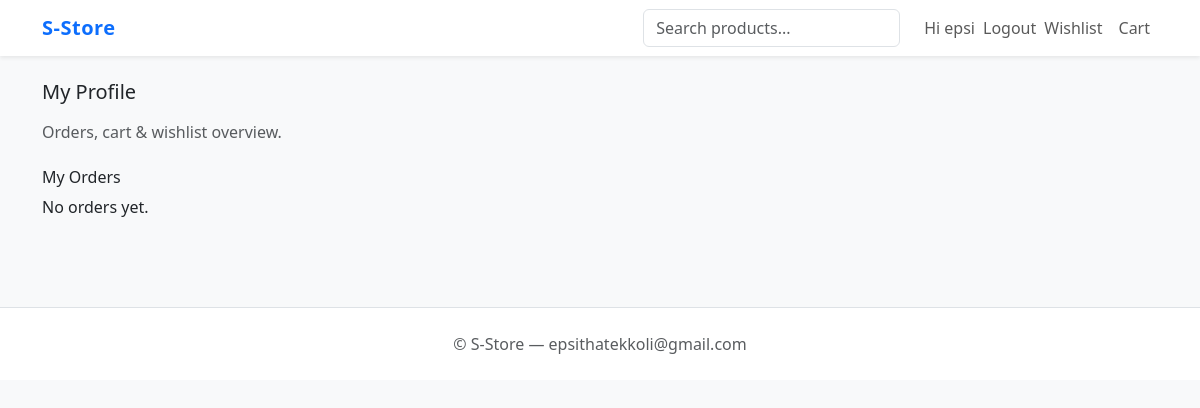
/accounts/profile/ (signed in), run on an earlier commit of the app's database.
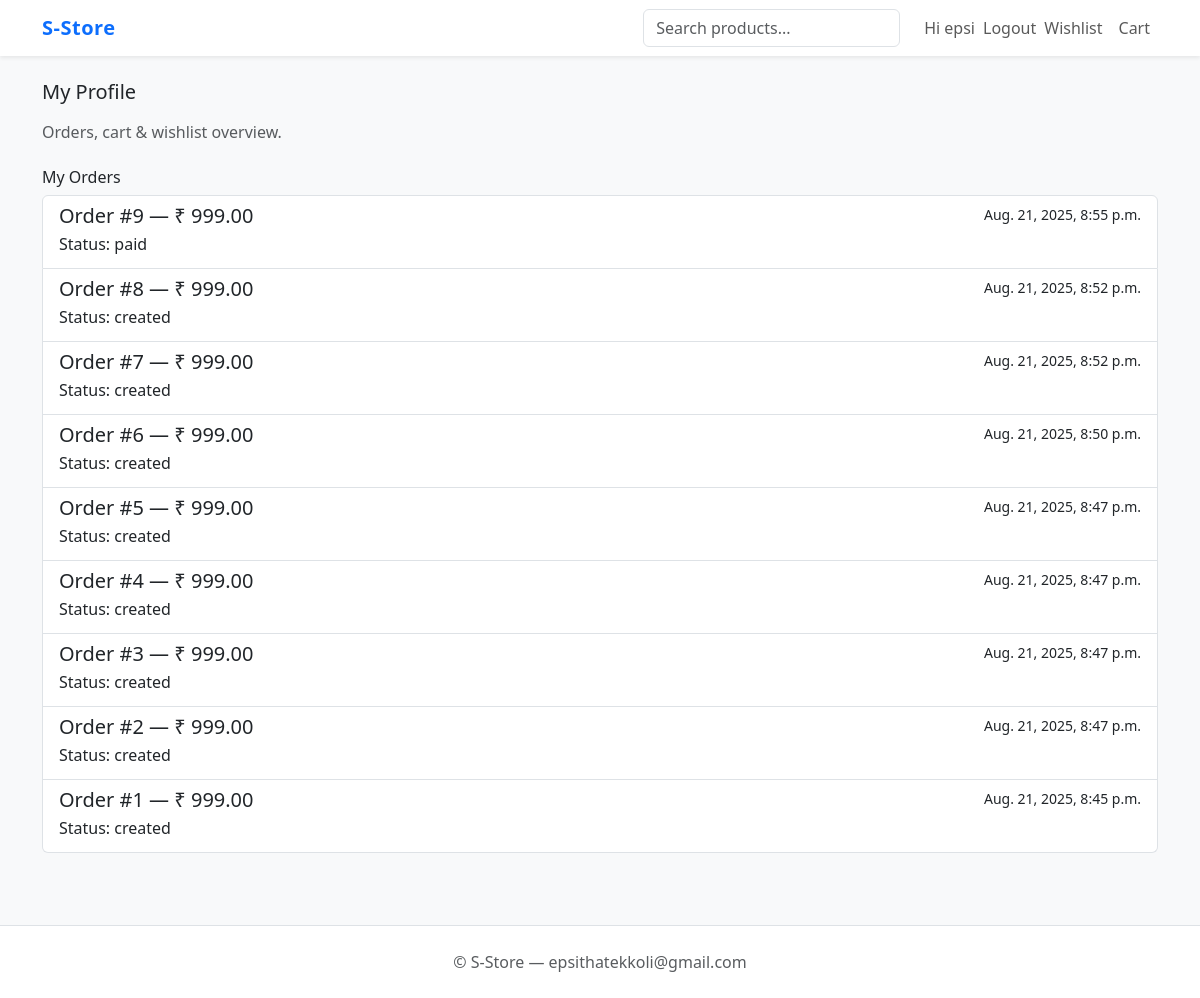
And on a later commit of the database.
### orders/models.py (models this page shows, shortened)
class Order(models.Model):
    user = models.ForeignKey(User, on_delete=models.CASCADE)
    total = models.DecimalField(max_digits=10, decimal_places=2)
    created_at = models.DateTimeField(auto_now_add=True)
    payment_id = models.CharField(max_length=100, blank=True)
    razorpay_order_id = models.CharField(max_length=100, blank=True)
    status = models.CharField(max_length=30, default='created')

### accounts/views.py (the view)
# urls.py: path('profile/', views.profile, name='profile'),
@login_required
def profile(request):
    orders = Order.objects.filter(user=request.user).order_by('-created_at')
    return render(request, 'accounts/profile.html', {'orders': orders})

### cart/context_processors.py (called while the page is built)
def cart_counts(request):
    cart = request.session.get('cart', {})
    qty = sum(item['qty'] for item in cart.values())
    return {'cart_count': qty}

### templates/accounts/profile.html
{% extends "base.html" %}
{% block content %}
<h1 class="h5 mb-3">My Profile</h1>
<p class="text-muted">Orders, cart & wishlist overview.</p>
<h2 class="h6 mt-4">My Orders</h2>
<div class="list-group">
  {% for o in orders %}
    <a class="list-group-item list-group-item-action">
      <div class="d-flex w-100 justify-content-between">
        <h5 class="mb-1">Order #{{ o.id }} — ₹ {{ o.total }}</h5>
        <small>{{ o.created_at }}</small>
      </div>
      <p class="mb-1">Status: {{ o.status }}</p>
    </a>
  {% empty %}
    <p>No orders yet.</p>
  {% endfor %}
</div>
{% endblock %}

### templates/base.html (shortened to what this page needs)
{% load static %}
<!doctype html>
<html lang="en">
<head>
  <link href="https://cdn.jsdelivr.net/npm/bootstrap@5.3.3/dist/css/bootstrap.min.css" rel="stylesheet">
  <link rel="stylesheet" href="{% static 'css/styles.css' %}">
</head>
<body class="bg-light">
<nav class="navbar navbar-expand-lg navbar-light bg-white shadow-sm sticky-top">
  <div class="container">
    <a class="navbar-brand fw-bold text-primary" href="/">S-Store</a>
    <div class="collapse navbar-collapse" id="navbarsExample07">
      <form class="d-flex ms-auto me-3" action="{% url 'search' %}">
        <input class="form-control" type="search" placeholder="Search products..." name="q" value="{{ request.GET.q }}">
      </form>
      <ul class="navbar-nav mb-2 mb-lg-0">
        {% if user.is_authenticated %}
          <li class="nav-item"><a class="nav-link" href="{% url 'profile' %}">Hi {{ user.username }}</a></li>
          <li class="nav-item d-flex align-items-center">
            <form method="post" action="{% url 'logout' %}" class="m-0 p-0">
              <button type="submit" class="btn btn-link nav-link p-0" style="text-decoration:none;">Logout</button>
            </form>
          </li>
        {% else %}
          <li class="nav-item"><a class="nav-link" href="{% url 'login' %}">Login</a></li>
          <li class="nav-item"><a class="nav-link" href="{% url 'register' %}">Register</a></li>
        {% endif %}
        <li class="nav-item"><a class="nav-link" href="{% url 'wishlist' %}">Wishlist</a></li>
        <li class="nav-item"><a class="nav-link position-relative" href="{% url 'view_cart' %}">
          Cart
        </a></li>
      </ul>
    </div>
  </div>
</nav>
<main class="container py-4">
  {% block content %}{% endblock %}
</main>
<footer class="bg-white border-top py-4 mt-5">
  <div class="container text-center text-muted">
    © {{ now|date:"Y" }} S-Store — epsithatekkoli@gmail.com
  </div>
</footer>
</body>
</html>

### static/css/styles.css (style rules this page uses)
:root { --brand: #0d6efd; }
.navbar-brand { letter-spacing: .5px; }

What changed in the data, as far as the page shows it:
added Order: id "9", total "999.00", created_at "Aug. 21, 2025, 8:55 p.m.", status "paid"
added Order: id "8", total "999.00", created_at "Aug. 21, 2025, 8:52 p.m.", status "created"
added Order: id "7", total "999.00", created_at "Aug. 21, 2025, 8:52 p.m.", status "created"
added Order: id "6", total "999.00", created_at "Aug. 21, 2025, 8:50 p.m.", status "created"
added Order: id "5", total "999.00", created_at "Aug. 21, 2025, 8:47 p.m.", status "created"
added Order: id "4", total "999.00", created_at "Aug. 21, 2025, 8:47 p.m.", status "created"
added Order: id "3", total "999.00", created_at "Aug. 21, 2025, 8:47 p.m.", status "created"
added Order: id "2", total "999.00", created_at "Aug. 21, 2025, 8:47 p.m.", status "created"
added Order: id "1", total "999.00", created_at "Aug. 21, 2025, 8:45 p.m.", status "created"
Also different on the page:
text no longer shown: "No orders yet."
